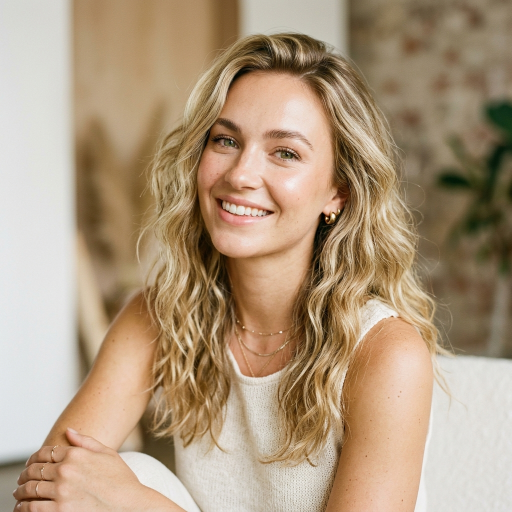
#> input picture sample_beach_waves.jpg, 1024 x 1024 px (shown at 1/2 size)
$ python -i image_enhance.py   (imports and definitions only)
#> lines starting #> are read from the running program, lines starting #| are printed output that depends on the picture
#> further down, picture is the input picture: PIL image 1024x1024 RGB; mean R, G, B 175.2, 152.3, 125.9
"""Gentle, automatic corrections for the user's photo before the AI sees it.

Only global, deterministic adjustments that don't invent detail, so identity and
skin tone are kept (no AI upscaling or "face restoration", which change faces):
- exposure: brighten a dark photo or tone down an over-bright one (gamma curve);
- contrast: stretch a flat, washed-out histogram slightly;
- colour cast: reduce a strong colour cast (e.g. yellow indoor light), at half strength,
  so undertone estimates aren't thrown off by the lighting;
- sharpness: a light unsharp mask on slightly soft photos.
Each step runs only when the photo needs it, and the steps applied are reported.
"""
import io
import math
from typing import List, Tuple

from PIL import Image, ImageFilter, ImageOps, ImageStat

from app.core.config import settings

# Thresholds calibrated on the sample portraits (normal ones are left untouched).
TARGET_BRIGHTNESS = 120
DARK_BELOW = 80          # mean brightness of the face area (centre of the frame)
BRIGHT_ABOVE = 190
FLAT_STDDEV_BELOW = 42
# Portraits are naturally warm (skin, hair): their gray-world gains are about R 0.89, G 1.0, B 1.15.
# Only a clear departure from that is treated as a colour cast from the light.
PORTRAIT_GAINS = (0.89, 1.0, 1.15)
CAST_ABOVE = 0.15
CAST_STRENGTH = 0.5      # correct half of the cast
MAX_GAIN = 0.15
SOFT_EDGES_BELOW = 450   # edge variance (256 px thumbnail) under this gets light sharpening

LABELS = {
    "brightened": "Brightened",
    "darkened": "Toned down bright light",
    "contrast": "Improved contrast",
    "colour_balance": "Balanced the colour of the light",
    "sharpened": "Sharpened slightly",
}


def _stats(img: Image.Image):
    small = img.convert("RGB")
    small.thumbnail((256, 256))
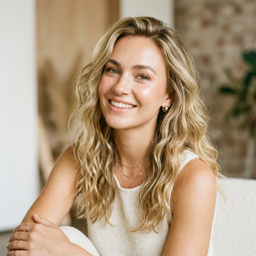
#> small: PIL image 256x256 RGB; mean R, G, B 175.3, 152.5, 126.1
    grey = small.convert("L")
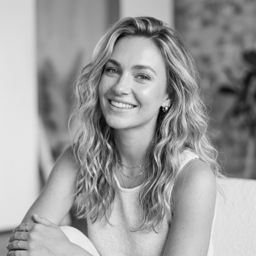
#> grey: PIL image 256x256 L; min 0, max 246, mean 156.3
    return small, grey, ImageStat.Stat(grey)


def _centre_brightness(grey: Image.Image) -> float:
    w, h = grey.size
#> w = 256; h = 256
    return ImageStat.Stat(grey.crop((int(w * .25), int(h * .15), int(w * .75), int(h * .65)))).mean[0]


def _gamma(img: Image.Image, mean: float) -> Image.Image:
    g = math.log(TARGET_BRIGHTNESS / 255) / math.log(max(1.0, min(254.0, mean)) / 255)
    g = max(0.55, min(1.6, g))
    lut = [round(255 * (i / 255) ** g) for i in range(256)]
    return img.point(lut * 3)


def enhance(img: Image.Image) -> Tuple[Image.Image, List[str]]:
    """Returns the corrected RGB image and the codes of the corrections applied."""
    img = img.convert("RGB")
    applied: List[str] = []

    _small, grey, st = _stats(img)
    mean, std = _centre_brightness(grey), st.stddev[0]
#> mean = 142.9; std = 51.73
    if mean < DARK_BELOW:
        img = _gamma(img, mean)
        applied.append("brightened")
    elif mean > BRIGHT_ABOVE:
        img = _gamma(img, mean)
        applied.append("darkened")

    if std < FLAT_STDDEV_BELOW:
        img = ImageOps.autocontrast(img, cutoff=0.5, preserve_tone=True)
        applied.append("contrast")

    small, _grey, _st = _stats(img)
    r, g, b = ImageStat.Stat(small).mean
#> r = 175.3; g = 152.5; b = 126.1
    grey_mean = (r + g + b) / 3
#> grey_mean = 151.3
    gains = [grey_mean / max(c, 1) for c in (r, g, b)]
#> gains = [0.863, 0.992, 1.2]
    if max(abs(x - p) for x, p in zip(gains, PORTRAIT_GAINS)) > CAST_ABOVE:
        # Move each channel part of the way towards a normally lit portrait.
        gains = [1 + max(-MAX_GAIN, min(MAX_GAIN, (x / p - 1) * CAST_STRENGTH)) for x, p in zip(gains, PORTRAIT_GAINS)]
        bands = [band.point(lambda v, k=k: min(255, round(v * k))) for band, k in zip(img.split(), gains)]
        img = Image.merge("RGB", bands)
        applied.append("colour_balance")

    _small, grey, _st = _stats(img)
    edges = grey.filter(ImageFilter.FIND_EDGES)
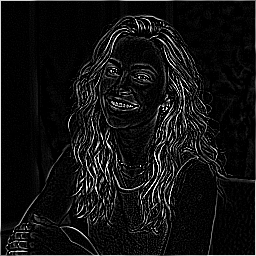
#> edges: PIL image 256x256 L; min 0, max 255, mean 18.4
    w, h = edges.size
#> w = 256; h = 256
    if w > 8 and h > 8 and ImageStat.Stat(edges.crop((2, 2, w - 2, h - 2))).var[0] < SOFT_EDGES_BELOW:
        img = img.filter(ImageFilter.UnsharpMask(radius=1.2, percent=45, threshold=3))
        applied.append("sharpened")
    return img, applied


def enhance_bytes(data: bytes) -> Tuple[bytes, List[str]]:
    """Enhance an already validated JPEG/PNG from process_image. PNGs with transparency are left alone."""
    if not settings.PHOTO_ENHANCE:
        return data, []
    img = Image.open(io.BytesIO(data))
    if img.mode in ("RGBA", "LA", "P"):
        return data, []
    out_img, applied = enhance(img)
    if not applied:
        return data, []
    out = io.BytesIO()
    out_img.save(out, format="JPEG", quality=92)
    return out.getvalue(), applied


def describe(codes: List[str]) -> List[str]:
    return [LABELS[c] for c in codes if c in LABELS]

>>> from PIL import Image
>>> picture = Image.open('../../sample_beach_waves.jpg')
>>> result = enhance(picture)

$ run again, on sample_braided_updo.jpg
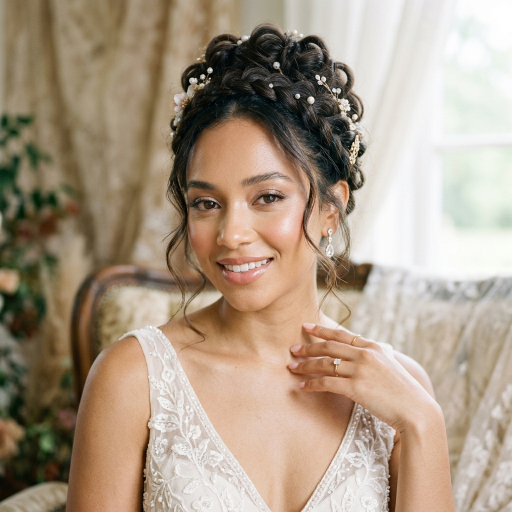
#> input picture sample_braided_updo.jpg, 1024 x 1024 px (shown at 1/2 size)
#> picture is the input picture: PIL image 1024x1024 RGB; mean R, G, B 170.7, 153.2, 134.5
#> in _stats, `grey = small.convert("L")`:
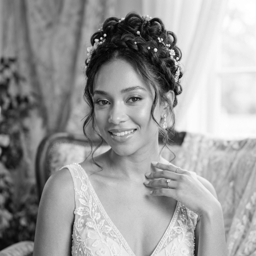
#> grey: PIL image 256x256 L; min 1, max 255, mean 156.5
#> mean = 134.5; std = 63.59
#> r = 170.9; g = 153.4; b = 134.7
#> grey_mean = 153
#> gains = [0.895, 0.997, 1.14]
#> in enhance, `edges = grey.filter(ImageFilter.FIND_EDGES)`:
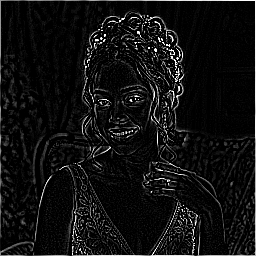
#> edges: PIL image 256x256 L; min 0, max 255, mean 16.7

$ run again, on sample_glamour_waves.jpg
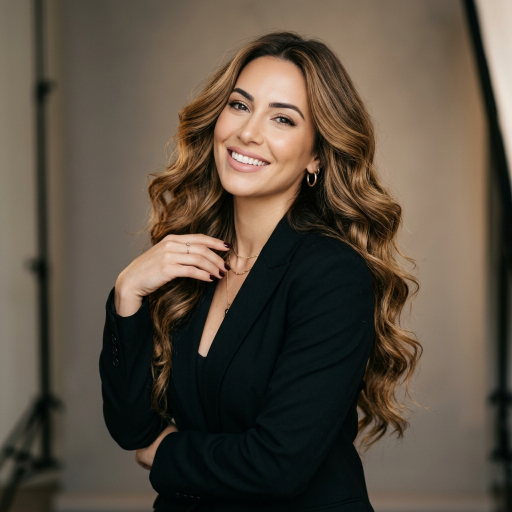
#> input picture sample_glamour_waves.jpg, 1024 x 1024 px (shown at 1/2 size)
#> picture is the input picture: PIL image 1024x1024 RGB; mean R, G, B 89.3, 78.1, 65
#> in _stats, `grey = small.convert("L")`:
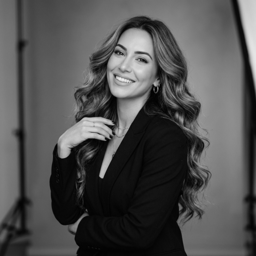
#> grey: PIL image 256x256 L; min 0, max 238, mean 80.1
#> mean = 86.13; std = 52.1
#> r = 89.39; g = 78.26; b = 65.09
#> grey_mean = 77.58
#> gains = [0.868, 0.991, 1.19]
#> in enhance, `edges = grey.filter(ImageFilter.FIND_EDGES)`:
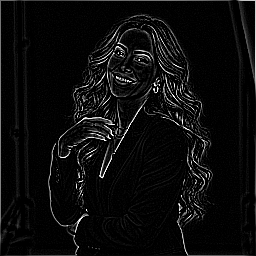
#> edges: PIL image 256x256 L; min 0, max 255, mean 12.2

$ run again, on sample_short_bob.jpg
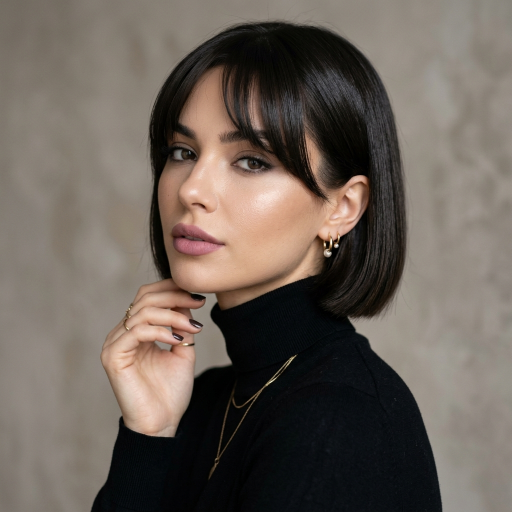
#> input picture sample_short_bob.jpg, 1024 x 1024 px (shown at 1/2 size)
#> picture is the input picture: PIL image 1024x1024 RGB; mean R, G, B 106.7, 96.9, 88.7
#> in _stats, `grey = small.convert("L")`:
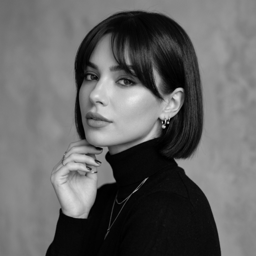
#> grey: PIL image 256x256 L; min 0, max 232, mean 99
#> mean = 94.43; std = 60.41
#> r = 106.9; g = 97; b = 88.84
#> grey_mean = 97.56
#> gains = [0.913, 1.01, 1.1]
#> in enhance, `edges = grey.filter(ImageFilter.FIND_EDGES)`:
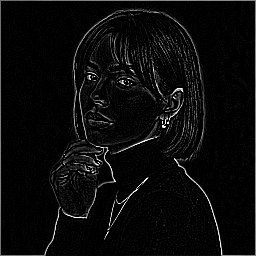
#> edges: PIL image 256x256 L; min 0, max 255, mean 10.5
